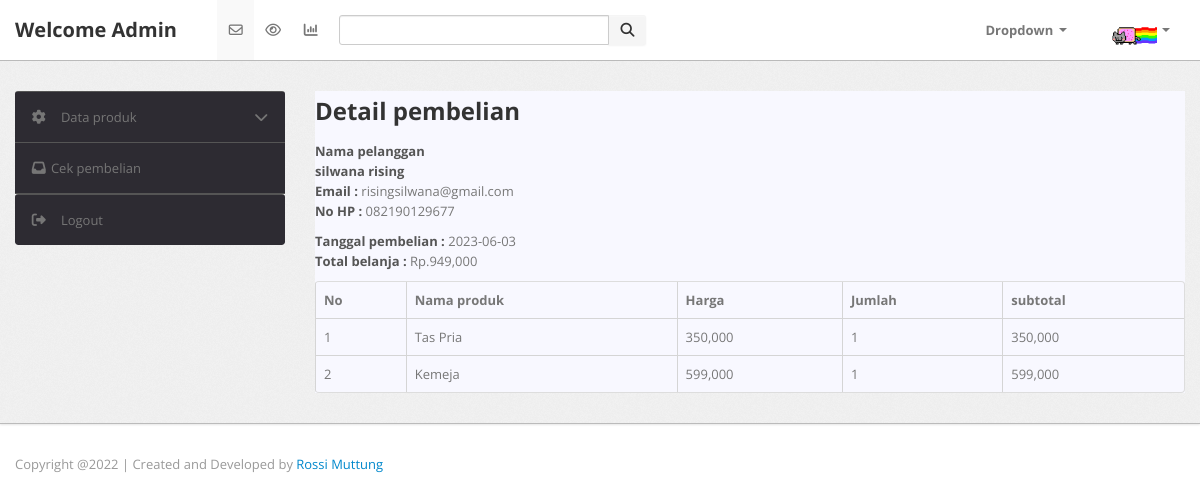
Screenshot of /admin/halaman_admin.php?halaman=detail_pembayaran&id=12 with the database file from the repository.
### tables this page shows
CREATE TABLE `pembelian` (
  `id_pembelian` int(11) NOT NULL,
  `id_user` int(11) NOT NULL,
  `tanggal_pembelian` date NOT NULL,
  `total_pembelian` int(11) NOT NULL,
  `id_ongkir` int(11) NOT NULL,
  `nama_kota` varchar(200) NOT NULL,
  `tarif` int(11) NOT NULL,
  `alamat` varchar(200) NOT NULL,
  `jasa_pengiriman` varchar(200) NOT NULL,
  `status_pembelian` varchar(200) NOT NULL DEFAULT 'Belum di validasi'
);

CREATE TABLE `user` (
  `id_user` int(11) NOT NULL,
  `username` varchar(250) NOT NULL,
  `password` varchar(250) NOT NULL,
  `email` varchar(250) NOT NULL,
  `ulang_password` varchar(250) NOT NULL,
  `no_hp` varchar(250) NOT NULL,
  `alamat` varchar(200) NOT NULL
);

CREATE TABLE `pembelian_produk` (
  `id_pembelian_produk` int(11) NOT NULL,
  `id_pembelian` int(11) NOT NULL,
  `id_produk` int(11) NOT NULL,
  `jumlah` int(11) NOT NULL,
  `nama` varchar(200) NOT NULL,
  `harga` int(11) NOT NULL,
  `berat` int(11) NOT NULL,
  `subberat` int(11) NOT NULL,
  `subharga` int(11) NOT NULL
);

### admin/detail_pembayaran.php (the view)
<h2>Detail pembelian</h2>
<?php
$id_pem=$_GET['id'];
 $ambil=$koneksi->query("SELECT * FROM pembelian JOIN user ON pembelian.id_user=user.id_user WHERE pembelian.id_pembelian =' $id_pem'");
$detail = $ambil->fetch_assoc();
?>
<strong style="">Nama pelanggan <br><?php echo $detail['username'] ?></strong><br>
<p>
    <strong>Email :</strong>
    <?php echo $detail['email']; ?> <br>
    <strong>No HP :</strong>
    <?php echo $detail['no_hp']; ?>
</p>
<p>
    <strong>Tanggal pembelian :</strong>
<?php echo $detail['tanggal_pembelian']; ?> <br>
<strong>Total belanja :</strong>
Rp.<?php echo number_format($detail['total_pembelian']); ?>
</p>
<table class="table table-bordered">
    <thead>
        <tr>
            <th>No</th>
            <th>Nama produk</th>
            <th>Harga</th>
            <th>Jumlah</th>
            <th>subtotal</th>
        </tr>
    </thead>
    <tbody>
        <?php $nomor = 1;?>
        <?php $ambil= $koneksi->query("SELECT * FROM pembelian_produk LEFT JOIN produk ON pembelian_produk.id_pembelian_produk=produk.id_produk WHERE pembelian_produk.id_pembelian = '$id_pem'"); ?>
        <?php while($pecah=$ambil->fetch_assoc()){ ?>
        <tr>
        <td><?php echo $nomor; ?></td>
        <td><?php echo $pecah['nama']; ?></td>
        <td><?php echo number_format($pecah['harga']); ?></td>
        <td><?php echo $pecah['jumlah']; ?></td>
        <td><?php echo number_format($pecah['harga'] *$pecah['jumlah']); ?>
        </td>
        </tr>
        <?php $nomor++ ?>
        <?php }?>
    </tbody>
</table>

### css/theme.css (style rules this page uses)
body { font-size: 13px; font-family: 'Open Sans', Arial, sans-serif; background: #fff; color: #777 }
h1, h2, h3, h4, h5, h6 { color: #333; margin-top: 0 }
h2 { font-size: 24px }
strong, b { color: #555 }
.table { margin-bottom: 0 }
.table th, .table td { border-color: #d5d5d5!important }
.table-bordered thead:first-child tr:first-child>th:first-child, .table-bordered tbody:first-child tr:first-child>td:first-child { -webkit-border-top-left-radius: 2px; -moz-border-radius-topleft: 2px; border-top-left-radius: 2px }
.table-bordered thead:first-child tr:first-child>th:last-child, .table-bordered tbody:first-child tr:first-child>td:last-child { -webkit-border-top-right-radius: 2px; -moz-border-radius-topright: 2px; border-top-right-radius: 2px }
.table-bordered thead:last-child tr:last-child>th:first-child, .table-bordered tbody:last-child tr:last-child>td:first-child, .table-bordered tfoot:last-child tr:last-child>td:first-child { -webkit-border-bottom-left-radius: 2px; -moz-border-radius-bottomleft: 2px; border-bottom-left-radius: 2px }
.table-bordered thead:last-child tr:last-child>th:last-child, .table-bordered tbody:last-child tr:last-child>td:last-child, .table-bordered tfoot:last-child tr:last-child>td:last-child { -webkit-border-bottom-right-radius: 2px; -moz-border-radius-bottomright: 2px; border-bottom-right-radius: 2px }

### rows the page displays
pembelian: id_user.username "silwana rising", id_user.email "risingsilwana@gmail.com", id_user.no_hp "082190129677", tanggal_pembelian "2023-06-03", total_pembelian "949,000"
pembelian_produk: nama "Tas Pria", harga "350,000", jumlah "1", $pecah['harga'] *$pecah['jumlah'] "350,000"
pembelian_produk: nama "Kemeja", harga "599,000", jumlah "1", $pecah['harga'] *$pecah['jumlah'] "599,000"
